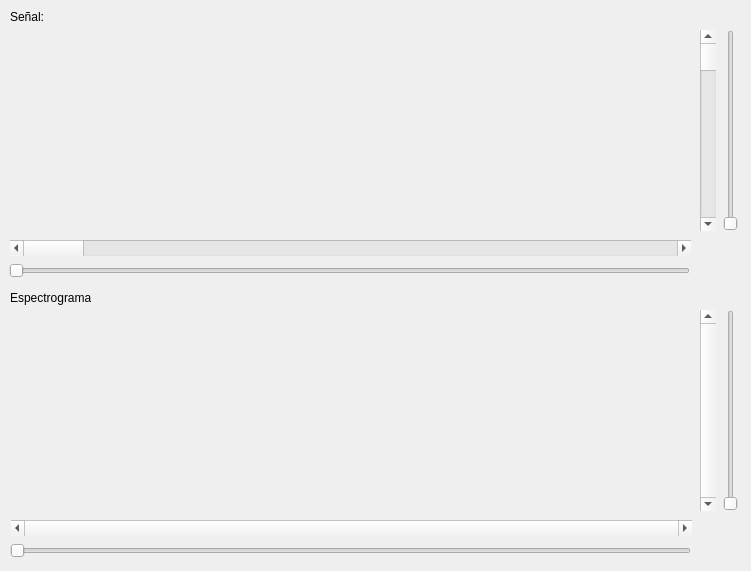
    <widget class="QWidget" name="general_TW">
     <property name="layoutDirection">
      <enum>Qt::LeftToRight</enum>
     </property>
     <attribute name="title">
      <string>General</string>
     </attribute>
     <widget class="QLabel" name="gen_tiempo_L">
      <property name="geometry">
       <rect>
        <x>10</x>
        <y>10</y>
        <width>46</width>
        <height>13</height>
       </rect>
      </property>
      <property name="text">
       <string>Señal:</string>
      </property>
     </widget>
     <widget class="QScrollBar" name="gen_tiempo_despH_SB">
      <property name="geometry">
       <rect>
        <x>10</x>
        <y>240</y>
        <width>681</width>
        <height>16</height>
       </rect>
      </property>
      <property name="tracking">
       <bool>false</bool>
      </property>
      <property name="orientation">
       <enum>Qt::Horizontal</enum>
      </property>
     </widget>
     <widget class="QScrollBar" name="gen_tiempo_despV_SB">
      <property name="geometry">
       <rect>
        <x>700</x>
        <y>30</y>
        <width>16</width>
        <height>201</height>
       </rect>
      </property>
      <property name="orientation">
       <enum>Qt::Vertical</enum>
      </property>
      <property name="invertedControls">
       <bool>true</bool>
      </property>
     </widget>
     <widget class="QSlider" name="gen_tiempo_zoomH_SL">
      <property name="geometry">
       <rect>
        <x>9</x>
        <y>260</y>
        <width>681</width>
        <height>22</height>
       </rect>
      </property>
      <property name="singleStep">
       <number>1</number>
      </property>
      <property name="orientation">
       <enum>Qt::Horizontal</enum>
      </property>
     </widget>
     <widget class="QSlider" name="gen_tiempo_zoomV_SL">
      <property name="geometry">
       <rect>
        <x>720</x>
        <y>30</y>
        <width>22</width>
        <height>201</height>
       </rect>
      </property>
      <property name="orientation">
       <enum>Qt::Vertical</enum>
      </property>
     </widget>
     <widget class="QLabel" name="gen_tiempo_L_2">
      <property name="geometry">
       <rect>
        <x>10</x>
        <y>290</y>
        <width>81</width>
        <height>16</height>
       </rect>
      </property>
      <property name="text">
       <string>Espectrograma:</string>
      </property>
     </widget>
     <widget class="QScrollBar" name="gen_spect_despH_SB">
      <property name="geometry">
       <rect>
        <x>11</x>
        <y>520</y>
        <width>681</width>
        <height>16</height>
       </rect>
      </property>
      <property name="maximum">
       <number>0</number>
      </property>
      <property name="orientation">
       <enum>Qt::Horizontal</enum>
      </property>
     </widget>
     <widget class="QSlider" name="gen_spect_zoomH_SL">
      <property name="geometry">
       <rect>
        <x>10</x>
        <y>540</y>
        <width>681</width>
        <height>22</height>
       </rect>
      </property>
      <property name="orientation">
       <enum>Qt::Horizontal</enum>
      </property>
     </widget>
     <widget class="QScrollBar" name="gen_spect_despV_SB">
      <property name="geometry">
       <rect>
        <x>700</x>
        <y>310</y>
        <width>16</width>
        <height>201</height>
       </rect>
      </property>
      <property name="maximum">
       <number>0</number>
      </property>
      <property name="orientation">
       <enum>Qt::Vertical</enum>
      </property>
     </widget>
     <widget class="QSlider" name="gen_spect_zoomV_SL">
      <property name="geometry">
       <rect>
        <x>720</x>
        <y>310</y>
        <width>22</width>
        <height>201</height>
       </rect>
      </property>
      <property name="orientation">
       <enum>Qt::Vertical</enum>
      </property>
     </widget>
     <widget class="QWidget" name="gridLayoutWidget">
      <property name="geometry">
       <rect>
        <x>10</x>
        <y>30</y>
        <width>681</width>
        <height>201</height>
       </rect>
      </property>
      <layout class="QGridLayout" name="gen_graph_tiempo_GL"/>
     </widget>
     <widget class="QWidget" name="gridLayoutWidget_6">
      <property name="geometry">
       <rect>
        <x>10</x>
        <y>310</y>
        <width>681</width>
        <height>201</height>
       </rect>
      </property>
      <layout class="QGridLayout" name="gen_graph_spect_GL"/>
     </widget>
    </widget>
